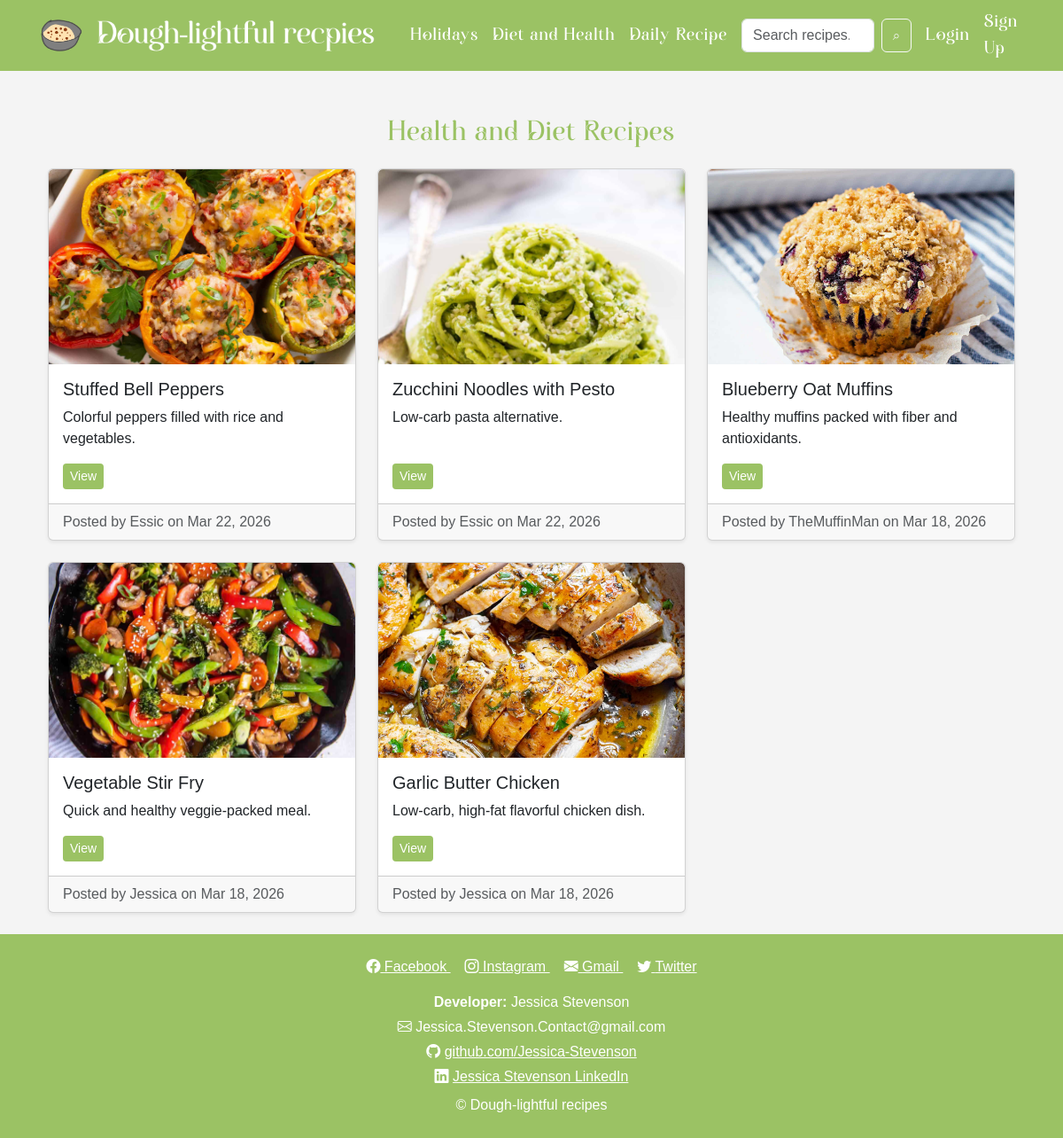
The page /health_diet/ on the database as committed earlier.
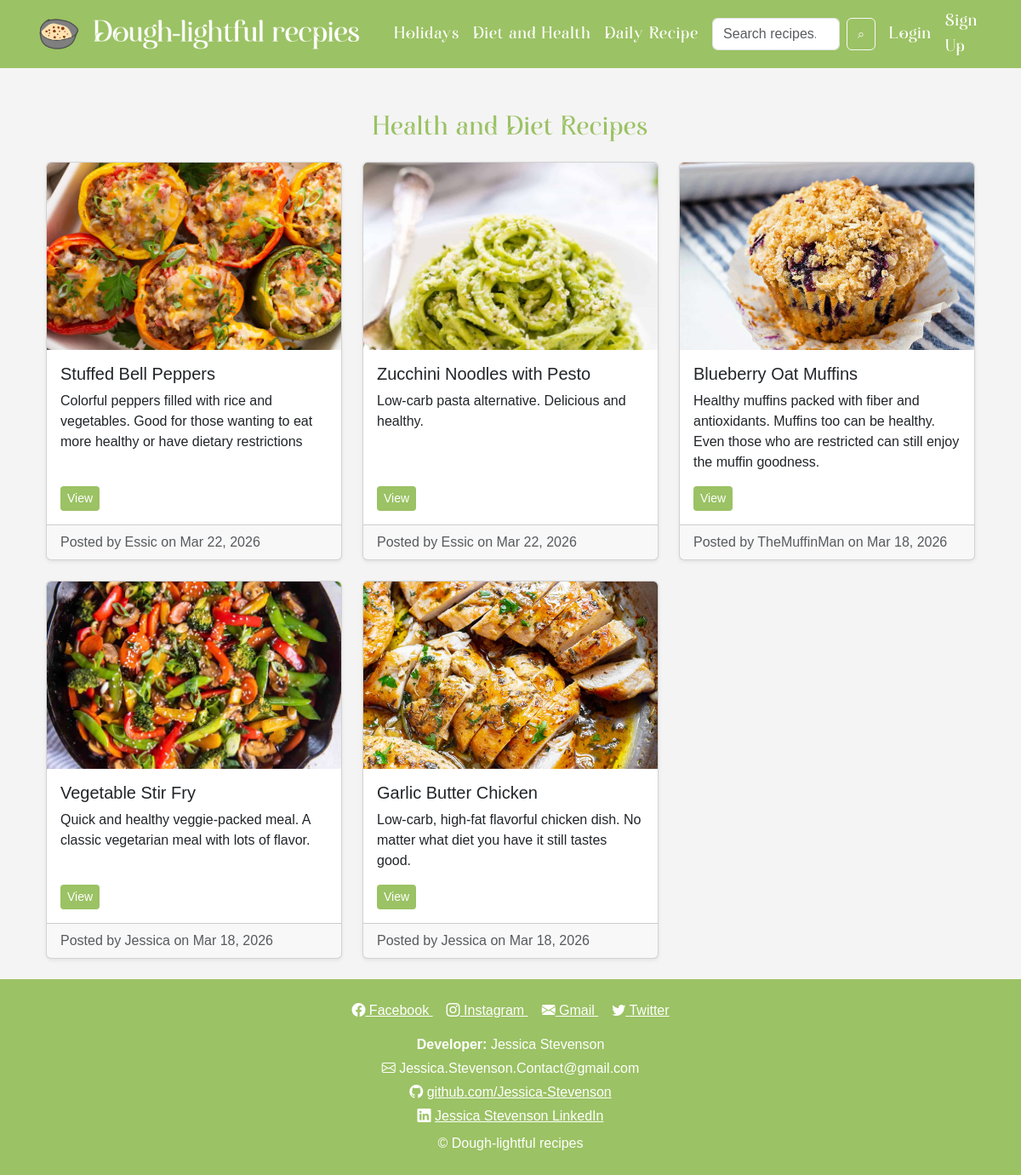
The same page on the database as committed later.
### recipe/models.py (models this page shows, shortened)
class Recipe(models.Model):
    MAIN_CATEGORIES = [
        ('daily', 'Daily Recipes'),
        ('holiday', 'Holidays'),
        ('health', 'Diet & Health'),
    ]
    SUB_CATEGORIES = [
        ('breakfast', 'Breakfast'),
        ('lunch', 'Lunch'),
        ('dinner', 'Dinner'),
        ('dessert', 'Dessert'),
        ('drinks', 'Drinks'),
        ('new_years', "New Year's"),
        ('mothers_day', "Mother's Day"),
        ('keto', 'Keto'),
        ('vegetarian', 'Vegetarian'),
    ]
    user = models.ForeignKey(User, on_delete=models.CASCADE)
    title = models.CharField(max_length=200)
    description = models.TextField()
    ingredients = models.TextField()
    instructions = models.TextField()
    image = models.ImageField(upload_to='recipes/', blank=True, null=True)
    main_category = models.CharField(max_length=20, choices=MAIN_CATEGORIES)
    sub_category = models.CharField(max_length=20, choices=SUB_CATEGORIES, blank=True, null=True)
    created_at = models.DateTimeField(auto_now_add=True)

### recipe/views.py (the view)
# urls.py: path('health_diet/', views.health_diet_view, name='health_diet'),
def health_diet_view(request):
    subcat = request.GET.get('subcategory')
    recipes = Recipe.objects.filter(
        main_category='health',
        sub_category=subcat
    ).order_by('-created_at') if subcat else Recipe.objects.filter(main_category='health').order_by('-created_at')
    template_name = f'food/health/{subcat}.html' if subcat else 'food/health/all.html'
    return render(request, template_name, {'recipes': recipes})

### templates/food/health/all.html (shortened to what this page needs)
{% extends 'base.html' %}
{% load static %}
{% block content %}
<div class="container mt-4">
    <h2 class="mb-4 text-center heading">Health and Diet Recipes</h2>
    <div class="row row-cols-1 row-cols-md-3 g-4">
        {% for recipe in recipes %}
        <div class="col">
            <div class="card h-100 shadow-sm">
                {% if recipe.image %}
                <img src="{{ recipe.image.url }}" class="card-img-top" alt="{{ recipe.title }}">
                {% else %}
                <img src="{% static 'recipestatic/Le_Logo.png' %}" class="card-img-top" alt="{{ recipe.title }}">
                {% endif %}
                <div class="card-body d-flex flex-column">
                    <h5 class="card-title">{{ recipe.title }}</h5>
                    <p class="card-text">
                        {{ recipe.description }}
                    </p>
                    <div class="mt-auto d-flex gap-2 flex-wrap">
                        <a href="{% url 'recipe_detail' recipe.id %}"
                        class="btn btn-sm"
                        style="background-color:#9BC264; color:white; border:none;">
                            View
                        </a>
                    </div>
                </div>
                <div class="card-footer text-muted">
                    Posted by {{ recipe.user.username }} on {{ recipe.created_at|date:"M d, Y" }}
                </div>
            </div>
        </div>
        {% empty %}
        <p class="text-center">No health and diet recipes yet.</p>
        {% endfor %}
    </div>
</div>
{% endblock %}

Rows that differ between the two databases and show on the page:
changed Recipe "Stuffed Bell Peppers": description "Colorful peppers filled with rice and vegetables." → "Colorful peppers filled with rice and vegetables. Good for those wanting to eat more healthy or have dietary restrictions"
changed Recipe "Zucchini Noodles with Pesto": description "Low-carb pasta alternative." → "Low-carb pasta alternative. Delicious and healthy."
changed Recipe "Blueberry Oat Muffins": description "Healthy muffins packed with fiber and antioxidants." → "Healthy muffins packed with fiber and antioxidants. Muffins too can be healthy. Even those who are restricted can still enjoy the muffin goodness."
changed Recipe "Vegetable Stir Fry": description "Quick and healthy veggie-packed meal." → "Quick and healthy veggie-packed meal. A classic vegetarian meal with lots of flavor."
changed Recipe "Garlic Butter Chicken": description "Low-carb, high-fat flavorful chicken dish." → "Low-carb, high-fat flavorful chicken dish. No matter what diet you have it still tastes good."
